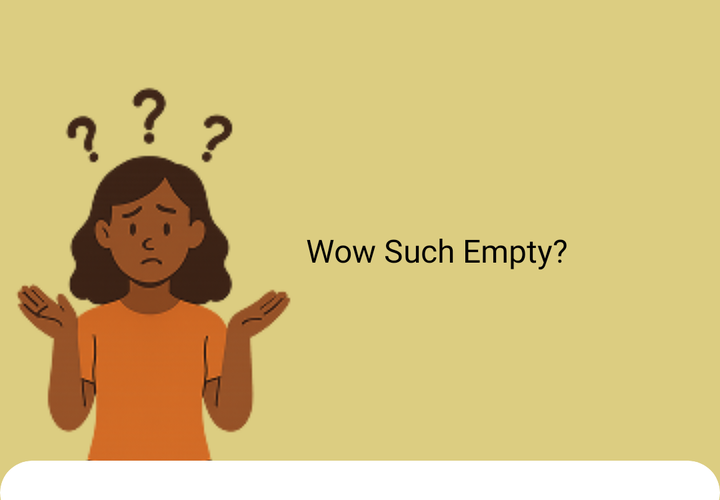
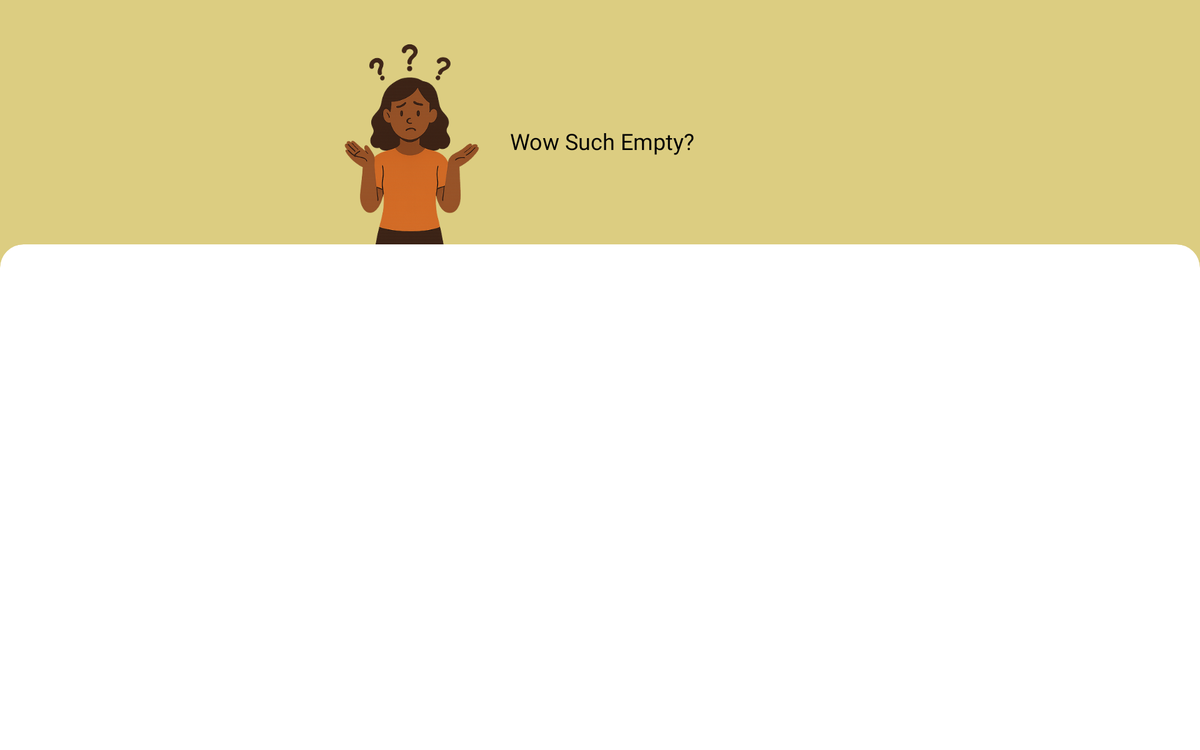

One screen, two layout resources from the same app: the default and the repository's alternative for another configuration. Each is rendered where Android would select it; the XML of both is given below.
<!-- AndroidManifest.xml: application theme Theme.BusinessIdeasEvaluator -->
<!-- res/layout/fragment_home.xml -->
<?xml version="1.0" encoding="utf-8"?>
<androidx.core.widget.NestedScrollView xmlns:app="http://schemas.android.com/apk/res-auto"
    xmlns:android="http://schemas.android.com/apk/res/android"
    android:layout_width="match_parent"
    android:layout_height="wrap_content"
    android:fillViewport="true">

    <RelativeLayout
        android:layout_width="match_parent"
        android:layout_height="wrap_content">

        
        <androidx.constraintlayout.widget.ConstraintLayout
            android:id="@+id/topBanner"
            android:layout_width="match_parent"
            android:layout_height="250dp"
            android:background="@color/tan"
            app:layout_constraintTop_toTopOf="parent"
            app:layout_constraintStart_toStartOf="parent"
            app:layout_constraintEnd_toEndOf="parent"

            >
            <ImageView
                android:id="@+id/girlImage"
                android:layout_width="wrap_content"
                android:layout_height="wrap_content"
                android:src="@drawable/girl_confused_png"
                app:layout_constraintBottom_toBottomOf="parent"
                app:layout_constraintStart_toStartOf="parent"
                android:contentDescription="picture of girl"
                android:layout_marginStart="5dp"/>

            <TextView
                android:id="@+id/dailyQuote"
                android:layout_width="wrap_content"
                android:layout_height="wrap_content"
                android:maxWidth="200dp"
                android:layout_marginStart="5dp"
                android:layout_marginEnd="5dp"
                android:fontFamily="@font/open_sans_regular"
                android:text="@string/dailyText"
                android:textColor="@color/black"
                android:textSize="16sp"
                app:layout_constraintBottom_toBottomOf="parent"
                app:layout_constraintStart_toEndOf="@id/girlImage"
                app:layout_constraintTop_toTopOf="parent" />
        </androidx.constraintlayout.widget.ConstraintLayout>


        
        <androidx.cardview.widget.CardView
            android:id="@+id/bottomContent"
            android:layout_width="match_parent"
            android:layout_height="match_parent"
            app:cardCornerRadius="25dp"
            app:cardElevation="0dp"
            android:layout_below="@id/topBanner"
            android:layout_marginTop="-20dp"
            android:layout_marginBottom="-20dp"
            app:layout_constraintTop_toBottomOf="@id/topBanner"
            app:layout_constraintBottom_toBottomOf="parent"
            app:layout_constraintStart_toStartOf="parent"
            app:layout_constraintEnd_toEndOf="parent"
            app:cardBackgroundColor="@color/white">

            
            <androidx.recyclerview.widget.RecyclerView
                android:id="@+id/business_ideas_rec"
                android:layout_width="match_parent"
                android:layout_height="wrap_content"
                android:nestedScrollingEnabled="false"
                android:paddingTop="16dp"
                android:paddingBottom="16dp"/>
        </androidx.cardview.widget.CardView>

    </RelativeLayout>
</androidx.core.widget.NestedScrollView>
<!-- resources referenced by this layout -->
<resources>
  <color name="black">#FF000000</color>
  <color name="tan">#DCCD81</color>
  <color name="white">#FFFFFFFF</color>
  <!-- drawable girl_confused_png: png bitmap (drawable, 26784 bytes) -->
  <string name="dailyText">Wow Such Empty?</string>
  <style name="Theme.BusinessIdeasEvaluator" parent="Base.Theme.BusinessIdeasEvaluator" />
  <style name="Base.Theme.BusinessIdeasEvaluator" parent="Theme.MaterialComponents.Light.NoActionBar">
          
          
          <item name="android:forceDarkAllowed" tools:targetApi="q">false</item>
      </style>
</resources>
<!-- res/layout-sw720dp/fragment_home.xml (the repository's variant of the layout above) -->
<!-- drawn on a large tablet held sideways -->
<?xml version="1.0" encoding="utf-8"?>
<RelativeLayout xmlns:app="http://schemas.android.com/apk/res-auto"
    xmlns:android="http://schemas.android.com/apk/res/android"
    android:layout_width="match_parent"
    android:layout_height="match_parent">
    <androidx.core.widget.NestedScrollView
        android:id="@+id/nestedScroll"
        android:layout_width="match_parent"
        android:layout_height="match_parent"
        android:fillViewport="true"
        android:background="@color/white">

        <RelativeLayout
            android:layout_width="match_parent"
            android:layout_height="wrap_content">


            <androidx.constraintlayout.widget.ConstraintLayout
                android:id="@+id/topBanner"
                android:layout_width="match_parent"
                android:layout_height="300dp"
                android:background="@color/tan"
                app:layout_constraintEnd_toEndOf="parent"
                app:layout_constraintStart_toStartOf="parent"
                app:layout_constraintTop_toTopOf="parent">

                <ImageView
                    android:id="@+id/girlImage"
                    android:layout_width="150dp"
                    android:layout_height="300dp"
                    android:contentDescription="picture of girl"
                    android:src="@drawable/girl_confused"
                    app:layout_constraintBottom_toBottomOf="parent"
                    app:layout_constraintEnd_toStartOf="@id/dailyQuote"
                    android:layout_marginEnd="30dp"/>

                <TextView
                    android:id="@+id/dailyQuote"
                    android:layout_width="wrap_content"
                    android:layout_height="wrap_content"
                    android:layout_marginStart="5dp"
                    android:fontFamily="@font/open_sans_regular"
                    android:maxWidth="300dp"
                    android:text="@string/dailyText"
                    android:textColor="@color/black"
                    android:textSize="24sp"
                    app:layout_constraintBottom_toBottomOf="parent"
                    app:layout_constraintEnd_toEndOf="parent"
                    app:layout_constraintStart_toStartOf="parent"
                    app:layout_constraintTop_toTopOf="parent"
                     />
            </androidx.constraintlayout.widget.ConstraintLayout>

            <androidx.cardview.widget.CardView
                android:id="@+id/bottomContent"
                android:layout_width="match_parent"
                android:layout_height="match_parent"
                app:cardCornerRadius="25dp"
                app:cardElevation="0dp"
                android:layout_below="@id/topBanner"
                android:layout_marginTop="-40dp"
                android:layout_marginBottom="-20dp"
                app:layout_constraintTop_toBottomOf="@id/topBanner"
                app:layout_constraintBottom_toBottomOf="parent"
                app:layout_constraintStart_toStartOf="parent"
                app:layout_constraintEnd_toEndOf="parent"
                app:cardBackgroundColor="@color/white">

                <androidx.recyclerview.widget.RecyclerView
                    android:id="@+id/business_ideas_rec"
                    android:layout_width="match_parent"
                    android:layout_height="wrap_content"
                    android:nestedScrollingEnabled="false"
                    android:paddingTop="16dp"
                    android:paddingBottom="16dp"
                    />
            </androidx.cardview.widget.CardView>

        </RelativeLayout>
    </androidx.core.widget.NestedScrollView>


    <RelativeLayout
        android:id="@+id/loadingOverlay"
        android:layout_width="match_parent"
        android:layout_height="match_parent"
        android:background="#FFFFFF"
        android:gravity="center"
        android:visibility="gone">

        <ProgressBar
            android:id="@+id/progressBar"
            android:layout_width="wrap_content"
            android:layout_height="wrap_content"
            android:layout_centerInParent="true" />
    </RelativeLayout>

</RelativeLayout>
<!-- resources referenced by the variant -->
<!-- as a large tablet held sideways resolves them -->
<resources>
  <color name="black">#FF000000</color>
  <color name="tan">#DCCD81</color>
  <color name="white">#FFFFFFFF</color>
  <!-- drawable girl_confused: png bitmap (drawable, 102090 bytes) -->
  <string name="dailyText">Wow Such Empty?</string>
  <style name="Theme.BusinessIdeasEvaluator" parent="Base.Theme.BusinessIdeasEvaluator" />
  <style name="Base.Theme.BusinessIdeasEvaluator" parent="Theme.MaterialComponents.Light.NoActionBar">
          
          
          <item name="android:forceDarkAllowed" tools:targetApi="q">false</item>
      </style>
</resources>
